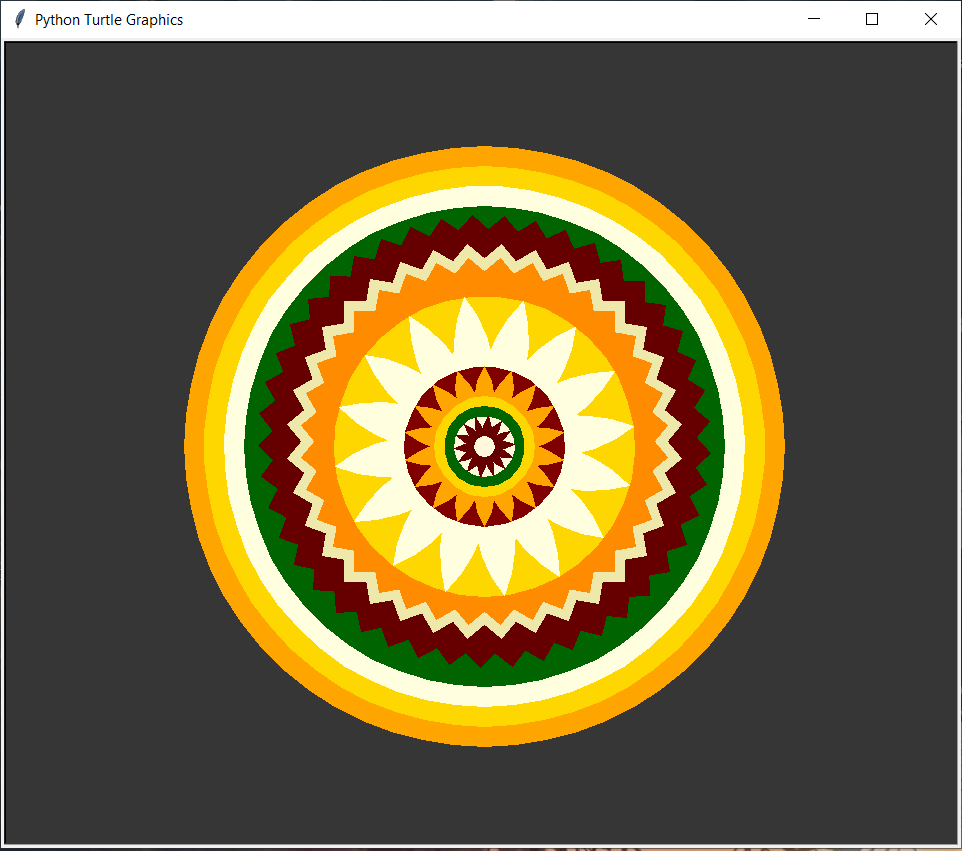

This chart was generated by the following Python code:
import turtle
from turtle import *

window = turtle.Screen()
window.bgcolor("#363636")
flw = turtle.Turtle()
flw.speed(14)

def shape(size,side):
 for i in range(side):
     flw.forward(size)
     flw.left(360/side)

def draw_petal(turtle, radius):
    heading = turtle.heading()
    turtle.circle(radius, 60)
    turtle.left(120)
    turtle.circle(radius, 60)
    turtle.setheading(heading)


flw.up()
flw.goto(0,-300)
flw.down()
flw.color('orange')
flw.begin_fill()
flw.circle(300)
flw.end_fill()


flw.goto(0,-280)
flw.color('#FFD700')
flw.begin_fill()
flw.circle(280)
flw.end_fill()


flw.goto(0,-260)
flw.color('#FFFFE0')
flw.begin_fill()
flw.circle(260)
flw.end_fill()

flw.goto(0,-240)
flw.color('#006400')
flw.begin_fill()
flw.circle(240)
flw.end_fill()

flw.up()
flw.goto(0,5)
flw.down()



for j in range(45):
    flw.color("#660000")
    flw.begin_fill()
    shape(160,4)
    flw.left(8)
    flw.end_fill()

for k in range(36):
    flw.color("#EEE8AA")
    flw.begin_fill()
    shape(140,4)
    flw.left(10)
    flw.end_fill()

for n in range(36):
    flw.color("#FF8C00")
    flw.begin_fill()
    shape(130,4)
    flw.left(10)
    flw.end_fill()

flw.goto(0,-150)
flw.color("#FFD700")
flw.begin_fill()
flw.circle(150)
flw.end_fill()


my_radius = int(150)
my_petals = int(16)
bob = Turtle()
bob.speed(30)
bob.color("#FFFFE0")
bob.begin_fill()
for _ in range(my_petals):
    draw_petal(bob, my_radius)
    bob.left(360 / my_petals)
bob.hideturtle()
bob.end_fill()


flw.goto(0,-80)
flw.color("#800000")
flw.begin_fill()
flw.circle(80)
flw.end_fill()


bob.color("orange")
bob.begin_fill()
my_radius = int(80)
my_petals = int(18)
bob = Turtle()
bob.speed(20)
bob.color("orange")
bob.begin_fill()
for _ in range(my_petals):
    draw_petal(bob, my_radius)
    bob.left(360 / my_petals)
bob.hideturtle()
bob.end_fill()


flw.goto(0,-50)
flw.color("#FFD700")
flw.begin_fill()
flw.circle(50)
flw.end_fill()


flw.goto(0,-40)
flw.color("#006400")
flw.begin_fill()
flw.circle(40)
flw.end_fill()


flw.goto(0,-30)
flw.color("#FFF8DC")
flw.begin_fill()
flw.circle(30)
flw.end_fill()


flw.goto(0,-20)
flw.color("#FFF8DC")
flw.begin_fill()
flw.circle(20)
flw.end_fill()

bob.color("#660000")
bob.begin_fill()
my_radius = int(30)
my_petals = int(14)
for _ in range(my_petals):
    draw_petal(bob, my_radius)
    bob.left(360 / my_petals)
bob.end_fill()


flw.goto(0,-10)
flw.color("#FFF8DC")
flw.begin_fill()
flw.circle(10)
flw.end_fill()
flw.hideturtle()

screen = Screen()
screen.exitonclick()
turtle.done()
